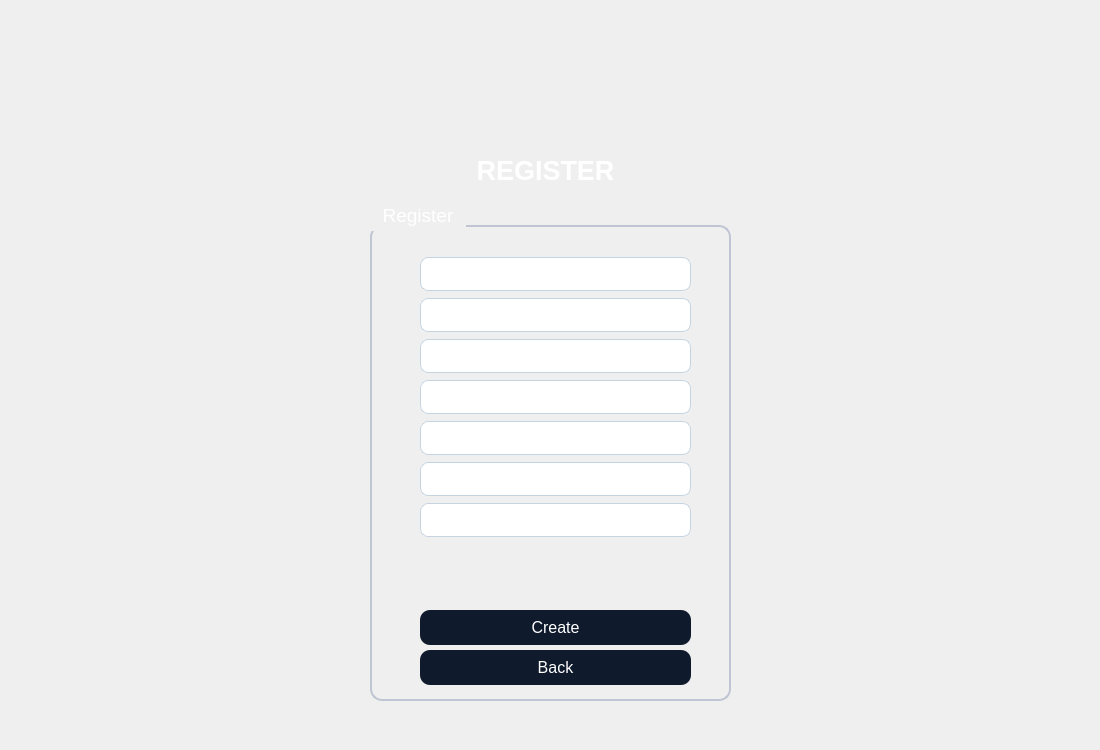
<?xml version="1.0" encoding="UTF-8"?>
<ui version="4.0">
 <class>thirdwindow11</class>
 <widget class="QDialog" name="thirdwindow11">
  <property name="geometry">
   <rect>
    <x>0</x>
    <y>0</y>
    <width>1100</width>
    <height>750</height>
   </rect>
  </property>
  <property name="windowTitle">
   <string>Dialog</string>
  </property>
  <property name="styleSheet">
   <string notr="true">QGroupBox {
    border: 1.5px solid #BFC5D2;
    border-radius: 12px;
    margin-top: 25px;
    color: white;
    font-family: &quot;Segoe UI Semibold&quot;;
    font-size: 14pt;
}

QGroupBox::title {
    subcontrol-origin: margin;
    padding: 4px 10px;
}
QPushButton {
    background-color: #0F1A2C;
    color: #FFFFFF;
	border-color: rgb(0, 0, 0);
    border-radius: 10px;
    font-family: &quot;Montserrat SemiBold&quot;;
    font-size: 12pt;
    padding: 6px 12px;
}

QPushButton:hover {
    background-color: #1A2942;
}

QPushButton:pressed {
    background-color: #09111A;
}
QLineEdit {
    background-color: #FFFFFF;
    border: 1px solid #C6D4E1;
    border-radius: 8px;
    padding: 6px;
    color: #0A1320;
    font-family: &quot;Inter&quot;;
    font-size: 11pt;
}

QLineEdit:focus {
    border: 1px solid #00B4FF;
    background-color: #F8FBFF;
}</string>
  </property>
  <widget class="QGroupBox" name="groupBox">
   <property name="geometry">
    <rect>
     <x>370</x>
     <y>200</y>
     <width>361</width>
     <height>501</height>
    </rect>
   </property>
   <property name="styleSheet">
    <string notr="true"/>
   </property>
   <property name="title">
    <string>Register</string>
   </property>
   <widget class="QWidget" name="verticalLayoutWidget">
    <property name="geometry">
     <rect>
      <x>30</x>
      <y>30</y>
      <width>311</width>
      <height>341</height>
     </rect>
    </property>
    <layout class="QVBoxLayout" name="verticalLayout" stretch="0,1,1,1,1,0,1">
     <property name="spacing">
      <number>0</number>
     </property>
     <property name="leftMargin">
      <number>20</number>
     </property>
     <property name="topMargin">
      <number>20</number>
     </property>
     <property name="rightMargin">
      <number>20</number>
     </property>
     <property name="bottomMargin">
      <number>20</number>
     </property>
     <item>
      <widget class="QLineEdit" name="le1">
       <property name="minimumSize">
        <size>
         <width>20</width>
         <height>20</height>
        </size>
       </property>
       <property name="styleSheet">
        <string notr="true"/>
       </property>
      </widget>
     </item>
     <item>
      <widget class="QLineEdit" name="le2">
       <property name="minimumSize">
        <size>
         <width>40</width>
         <height>20</height>
        </size>
       </property>
       <property name="text">
        <string/>
       </property>
      </widget>
     </item>
     <item>
      <widget class="QLineEdit" name="le3">
       <property name="minimumSize">
        <size>
         <width>40</width>
         <height>20</height>
        </size>
       </property>
      </widget>
     </item>
     <item>
      <widget class="QLineEdit" name="le4">
       <property name="minimumSize">
        <size>
         <width>40</width>
         <height>20</height>
        </size>
       </property>
      </widget>
     </item>
     <item>
      <widget class="QLineEdit" name="le5">
       <property name="minimumSize">
        <size>
         <width>40</width>
         <height>20</height>
        </size>
       </property>
      </widget>
     </item>
     <item>
      <widget class="QLineEdit" name="le7">
       <property name="minimumSize">
        <size>
         <width>10</width>
         <height>20</height>
        </size>
       </property>
      </widget>
     </item>
     <item>
      <widget class="QLineEdit" name="le6">
       <property name="minimumSize">
        <size>
         <width>40</width>
         <height>20</height>
        </size>
       </property>
       <property name="echoMode">
        <enum>QLineEdit::EchoMode::Password</enum>
       </property>
      </widget>
     </item>
    </layout>
   </widget>
   <widget class="QPushButton" name="btnback">
    <property name="geometry">
     <rect>
      <x>50</x>
      <y>450</y>
      <width>271</width>
      <height>35</height>
     </rect>
    </property>
    <property name="minimumSize">
     <size>
      <width>20</width>
      <height>35</height>
     </size>
    </property>
    <property name="text">
     <string>Back</string>
    </property>
   </widget>
   <widget class="QPushButton" name="btncreate">
    <property name="geometry">
     <rect>
      <x>50</x>
      <y>410</y>
      <width>271</width>
      <height>35</height>
     </rect>
    </property>
    <property name="minimumSize">
     <size>
      <width>0</width>
      <height>35</height>
     </size>
    </property>
    <property name="text">
     <string>Create</string>
    </property>
   </widget>
   <widget class="QLabel" name="l">
    <property name="geometry">
     <rect>
      <x>20</x>
      <y>350</y>
      <width>331</width>
      <height>61</height>
     </rect>
    </property>
    <property name="styleSheet">
     <string notr="true">color: rgb(170, 0, 0);
font: 700 14pt &quot;Segoe UI&quot;;</string>
    </property>
    <property name="text">
     <string/>
    </property>
   </widget>
  </widget>
  <widget class="QLabel" name="label">
   <property name="geometry">
    <rect>
     <x>0</x>
     <y>0</y>
     <width>1100</width>
     <height>750</height>
    </rect>
   </property>
   <property name="styleSheet">
    <string notr="true">image: url(:/new/prefix1/bg.jpg);</string>
   </property>
   <property name="text">
    <string/>
   </property>
  </widget>
  <widget class="QLabel" name="label_3">
   <property name="geometry">
    <rect>
     <x>340</x>
     <y>120</y>
     <width>401</width>
     <height>101</height>
    </rect>
   </property>
   <property name="styleSheet">
    <string notr="true">color: #FFFFFF; 
font-family: &quot;Montserrat SemiBold&quot;; 
font-size: 28pt;
font-weight: 700; 
padding: 4px 0;</string>
   </property>
   <property name="text">
    <string>&lt;html&gt;&lt;head/&gt;&lt;body&gt;&lt;p align=&quot;center&quot;&gt;&lt;span style=&quot; font-size:20pt;&quot;&gt;REGISTER&lt;/span&gt;&lt;/p&gt;&lt;/body&gt;&lt;/html&gt;</string>
   </property>
  </widget>
  <zorder>label</zorder>
  <zorder>groupBox</zorder>
  <zorder>label_3</zorder>
 </widget>
 <resources/>
 <connections/>
</ui>
